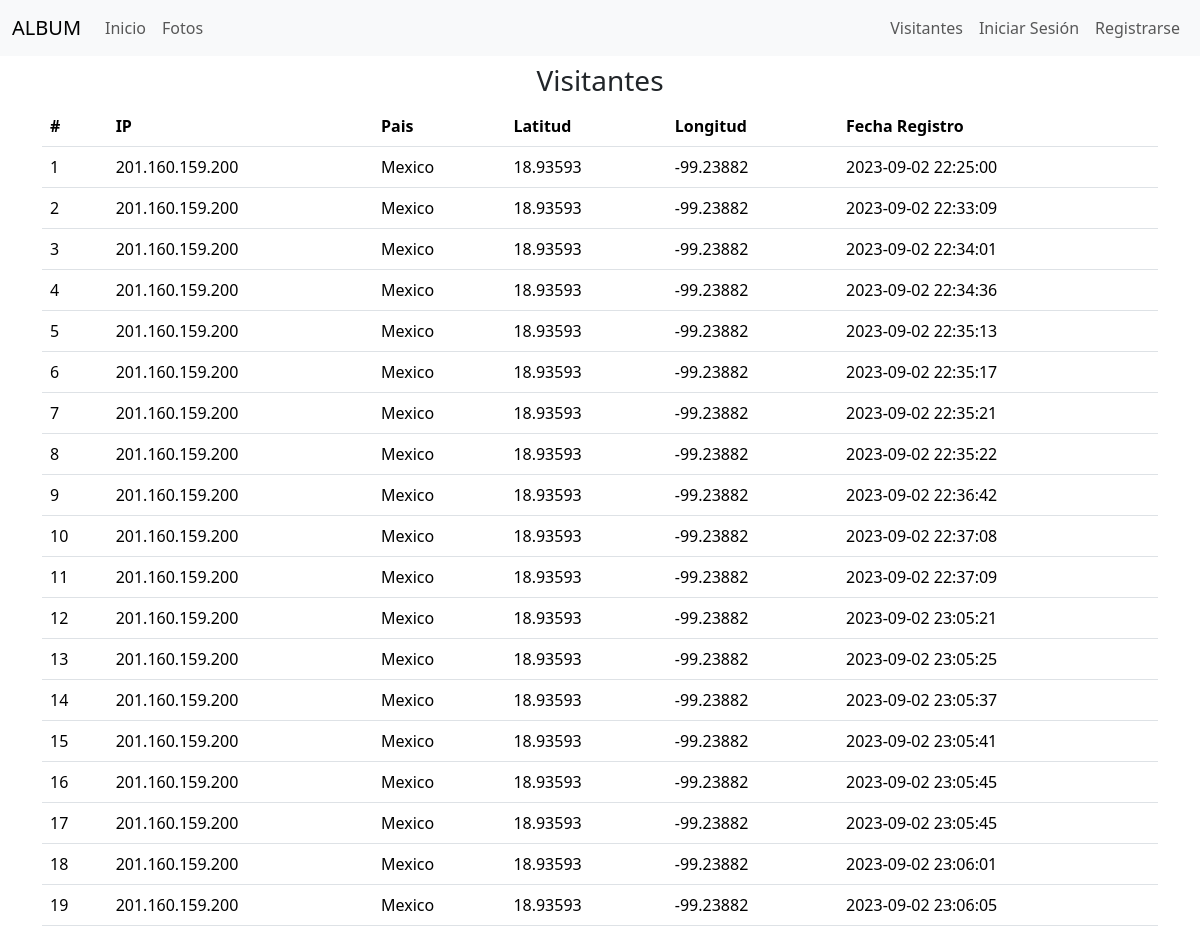
The app's page /pages/registers.php with its own data.
### tables this page shows
CREATE TABLE `registro` (
  `intIdRegistro` int NOT NULL AUTO_INCREMENT,
  `vchIP` varchar(30) NOT NULL,
  `vchCurrencyCode` varchar(5) DEFAULT NULL,
  `vchCountryName` varchar(45) DEFAULT NULL,
  `vchCity` varchar(45) DEFAULT NULL,
  `vchLat` varchar(45) NOT NULL,
  `vchLng` varchar(45) NOT NULL,
  `dtmFechaRegistro` datetime DEFAULT CURRENT_TIMESTAMP,
  PRIMARY KEY (`intIdRegistro`)
);

### config/config.php (called while the page is built, shortened)
<?php
$ruta = 'http://localhost/album/public_html/';

### pages/registers.php (the view, shortened to what this page needs)
<?php
    require_once '../config/config.php';
    $conn = new PDO("mysql:host=$servername;dbname=$database", $username, $password);
    $conn->setAttribute(PDO::ATTR_ERRMODE, PDO::ERRMODE_EXCEPTION);
    $sql = "SELECT intIdRegistro, vchIP, vchCountryName, vchLat, vchLng, dtmFechaRegistro FROM registro";
    $statement = $conn->prepare($sql);
    $statement->execute();
    $result =  $statement->fetchAll();
?>
<?php require_once 'header.php' ?>
    <div class="container">
        <h3 class="text-center mt-2">Visitantes</h3>
        <table class="table">
            <thead>
                <tr>
                    <th>#</th>
                    <th>IP</th>
                    <th>Pais</th>
                    <th>Latitud</th>
                    <th>Longitud</th>
                    <th>Fecha Registro</th>
                </tr>
            </thead>
            <tbody>
                <?php foreach ($result as $key => $value):?>
                    <tr>
                        <td><?php echo $value['intIdRegistro']; ?></td>
                        <td><?php echo $value['vchIP'] ?></td>
                        <td><?php echo $value['vchCountryName'] ?></td>
                        <td><?php echo $value['vchLat'] ?></td>
                        <td><?php echo $value['vchLng'] ?></td>
                        <td><?php echo $value['dtmFechaRegistro'] ?></td>
                <?php endforeach; ?>
            </tbody>
        </table>
    </div>
<?php require_once 'footer.php' ?>

### pages/header.php (shortened to what this page needs)
<!DOCTYPE html>
<html lang="en">
<head>
    <link href="https://cdn.jsdelivr.net/npm/bootstrap@5.3.1/dist/css/bootstrap.min.css" rel="stylesheet">
    <link rel="stylesheet" href="<?php echo $ruta; ?>css/style.css">
</head>
<body>
    <nav class="navbar navbar-expand-lg bg-body-tertiary">
        <div class="container-fluid">
            <a class="navbar-brand" href="<?php echo $ruta; ?>">ALBUM</a>
            <div class="collapse navbar-collapse" id="navbarSupportedContent">
                <ul class="navbar-nav me-auto mb-2 mb-lg-0">
                    <li class="nav-item">
                        <a class="nav-link" aria-current="page" href="<?php echo $ruta; ?>">Inicio</a>
                    </li>
                    <li class="nav-item">
                        <a class="nav-link" href="<?php echo $ruta; ?>pages/photos.php">Fotos</a>
                    </li>
                </ul>
                <ul class="d-flex navbar-nav">
                    <li class="nav-item">
                        <a class="nav-link" href="<?php echo $ruta; ?>pages/registers.php">Visitantes</a>
                    </li>
                    <li class="nav-item <?php echo isset($_SESSION['login']['nombre']) ? 'quitar' : '' ?>">
                        <a class="nav-link" href="<?php echo $ruta; ?>pages/login.php">Iniciar Sesión</a>
                    </li>
                    <li class="nav-item <?php echo isset($_SESSION['login']['nombre']) ? 'quitar' : '' ?>">
                        <a class="nav-link" href="<?php echo $ruta; ?>pages/register.php">Registrarse</a>
                    </li>
                </ul>
            </div>
        </div>
    </nav>

### pages/footer.php (shortened to what this page needs)
</body>
</html>

### records on screen
registro: intIdRegistro "1", vchIP "201.160.159.200", vchCountryName "Mexico", vchLat "18.93593", vchLng "-99.23882", dtmFechaRegistro "2023-09-02 22:25:00"
registro: intIdRegistro "2", vchIP "201.160.159.200", vchCountryName "Mexico", vchLat "18.93593", vchLng "-99.23882", dtmFechaRegistro "2023-09-02 22:33:09"
registro: intIdRegistro "3", vchIP "201.160.159.200", vchCountryName "Mexico", vchLat "18.93593", vchLng "-99.23882", dtmFechaRegistro "2023-09-02 22:34:01"
registro: intIdRegistro "4", vchIP "201.160.159.200", vchCountryName "Mexico", vchLat "18.93593", vchLng "-99.23882", dtmFechaRegistro "2023-09-02 22:34:36"
registro: intIdRegistro "5", vchIP "201.160.159.200", vchCountryName "Mexico", vchLat "18.93593", vchLng "-99.23882", dtmFechaRegistro "2023-09-02 22:35:13"
registro: intIdRegistro "6", vchIP "201.160.159.200", vchCountryName "Mexico", vchLat "18.93593", vchLng "-99.23882", dtmFechaRegistro "2023-09-02 22:35:17"
registro: intIdRegistro "7", vchIP "201.160.159.200", vchCountryName "Mexico", vchLat "18.93593", vchLng "-99.23882", dtmFechaRegistro "2023-09-02 22:35:21"
registro: intIdRegistro "8", vchIP "201.160.159.200", vchCountryName "Mexico", vchLat "18.93593", vchLng "-99.23882", dtmFechaRegistro "2023-09-02 22:35:22"
registro: intIdRegistro "9", vchIP "201.160.159.200", vchCountryName "Mexico", vchLat "18.93593", vchLng "-99.23882", dtmFechaRegistro "2023-09-02 22:36:42"
registro: intIdRegistro "10", vchIP "201.160.159.200", vchCountryName "Mexico", vchLat "18.93593", vchLng "-99.23882", dtmFechaRegistro "2023-09-02 22:37:08"
registro: intIdRegistro "11", vchIP "201.160.159.200", vchCountryName "Mexico", vchLat "18.93593", vchLng "-99.23882", dtmFechaRegistro "2023-09-02 22:37:09"
registro: intIdRegistro "12", vchIP "201.160.159.200", vchCountryName "Mexico", vchLat "18.93593", vchLng "-99.23882", dtmFechaRegistro "2023-09-02 23:05:21"
registro: intIdRegistro "13", vchIP "201.160.159.200", vchCountryName "Mexico", vchLat "18.93593", vchLng "-99.23882", dtmFechaRegistro "2023-09-02 23:05:25"
registro: intIdRegistro "14", vchIP "201.160.159.200", vchCountryName "Mexico", vchLat "18.93593", vchLng "-99.23882", dtmFechaRegistro "2023-09-02 23:05:37"
registro: intIdRegistro "15", vchIP "201.160.159.200", vchCountryName "Mexico", vchLat "18.93593", vchLng "-99.23882", dtmFechaRegistro "2023-09-02 23:05:41"
registro: intIdRegistro "16", vchIP "201.160.159.200", vchCountryName "Mexico", vchLat "18.93593", vchLng "-99.23882", dtmFechaRegistro "2023-09-02 23:05:45"
registro: intIdRegistro "17", vchIP "201.160.159.200", vchCountryName "Mexico", vchLat "18.93593", vchLng "-99.23882", dtmFechaRegistro "2023-09-02 23:05:45"
registro: intIdRegistro "18", vchIP "201.160.159.200", vchCountryName "Mexico", vchLat "18.93593", vchLng "-99.23882", dtmFechaRegistro "2023-09-02 23:06:01"
registro: intIdRegistro "19", vchIP "201.160.159.200", vchCountryName "Mexico", vchLat "18.93593", vchLng "-99.23882", dtmFechaRegistro "2023-09-02 23:06:05"
